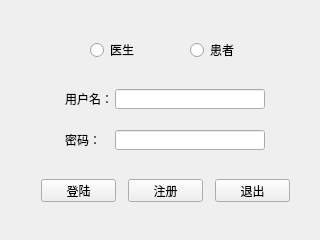
<?xml version="1.0" encoding="UTF-8"?>
<ui version="4.0">
 <class>LoginView</class>
 <widget class="QWidget" name="LoginView">
  <property name="geometry">
   <rect>
    <x>0</x>
    <y>0</y>
    <width>320</width>
    <height>240</height>
   </rect>
  </property>
  <property name="windowTitle">
   <string>Form</string>
  </property>
  <property name="styleSheet">
   <string notr="true"/>
  </property>
  <widget class="QRadioButton" name="PatientButton">
   <property name="geometry">
    <rect>
     <x>190</x>
     <y>30</y>
     <width>46</width>
     <height>40</height>
    </rect>
   </property>
   <property name="text">
    <string>患者</string>
   </property>
  </widget>
  <widget class="QPushButton" name="cancel">
   <property name="geometry">
    <rect>
     <x>215</x>
     <y>179</y>
     <width>75</width>
     <height>23</height>
    </rect>
   </property>
   <property name="text">
    <string>退出</string>
   </property>
  </widget>
  <widget class="QPushButton" name="RegisterButton">
   <property name="geometry">
    <rect>
     <x>128</x>
     <y>179</y>
     <width>75</width>
     <height>23</height>
    </rect>
   </property>
   <property name="text">
    <string>注册</string>
   </property>
  </widget>
  <widget class="QLabel" name="label">
   <property name="geometry">
    <rect>
     <x>65</x>
     <y>89</y>
     <width>50</width>
     <height>20</height>
    </rect>
   </property>
   <property name="text">
    <string>用户名：</string>
   </property>
  </widget>
  <widget class="QLabel" name="label_2">
   <property name="geometry">
    <rect>
     <x>65</x>
     <y>130</y>
     <width>50</width>
     <height>20</height>
    </rect>
   </property>
   <property name="text">
    <string>密码：</string>
   </property>
  </widget>
  <widget class="QRadioButton" name="DoctorButton">
   <property name="geometry">
    <rect>
     <x>90</x>
     <y>30</y>
     <width>46</width>
     <height>40</height>
    </rect>
   </property>
   <property name="text">
    <string>医生</string>
   </property>
  </widget>
  <widget class="QLineEdit" name="username">
   <property name="geometry">
    <rect>
     <x>115</x>
     <y>89</y>
     <width>150</width>
     <height>20</height>
    </rect>
   </property>
  </widget>
  <widget class="QLineEdit" name="password">
   <property name="geometry">
    <rect>
     <x>115</x>
     <y>130</y>
     <width>150</width>
     <height>20</height>
    </rect>
   </property>
   <property name="echoMode">
    <enum>QLineEdit::Password</enum>
   </property>
  </widget>
  <widget class="QPushButton" name="confirm">
   <property name="geometry">
    <rect>
     <x>41</x>
     <y>179</y>
     <width>75</width>
     <height>23</height>
    </rect>
   </property>
   <property name="text">
    <string>登陆</string>
   </property>
   <property name="checkable">
    <bool>false</bool>
   </property>
   <property name="default">
    <bool>false</bool>
   </property>
  </widget>
 </widget>
 <tabstops>
  <tabstop>DoctorButton</tabstop>
  <tabstop>PatientButton</tabstop>
  <tabstop>username</tabstop>
  <tabstop>password</tabstop>
  <tabstop>confirm</tabstop>
  <tabstop>RegisterButton</tabstop>
  <tabstop>cancel</tabstop>
 </tabstops>
 <resources/>
 <connections/>
</ui>
